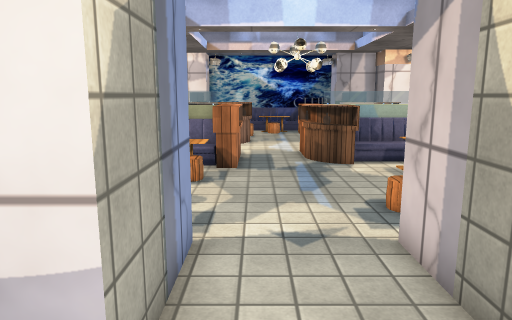
view 1 (above)

23 first-person views from a walk through a scene from a Unity 3-D project. The camera is 1.4 m above the floor, tilts 10° down and sees 70° across. The floor is counted in squares, 0.5 m on a side. Each view is taken from the middle of a square. On the plan, view 1 faces up. The plan holds only what a view shows up to about 20 squares ahead; the rest is blank. Some surface patterns are stand-ins.

view 2
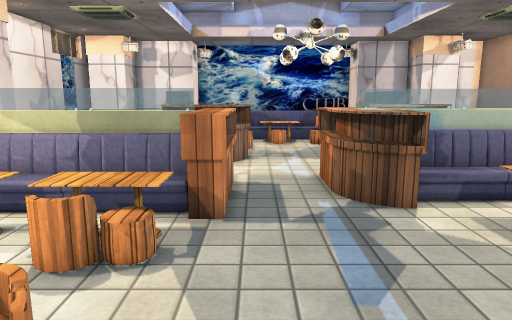

view 3
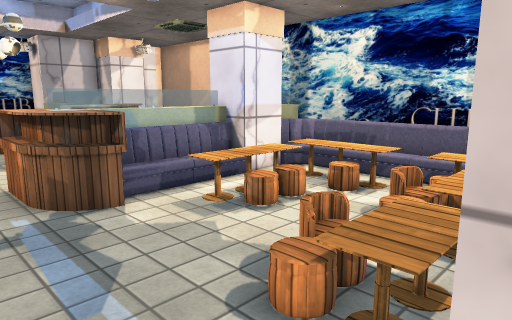

view 4
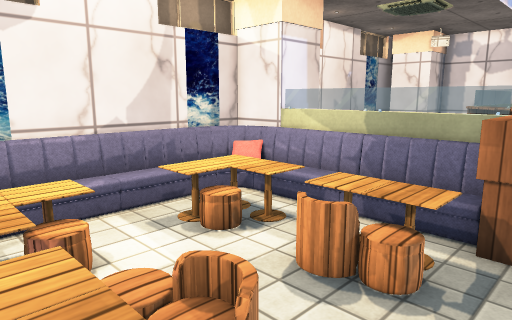

view 5
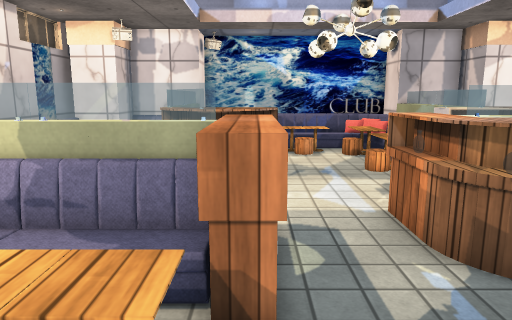

view 6
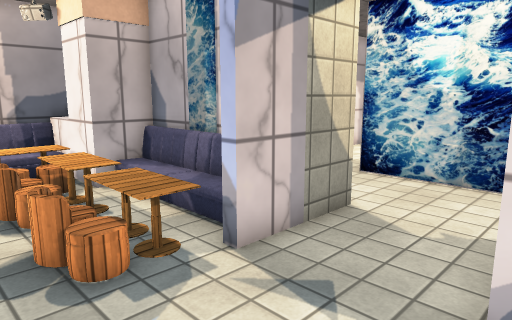

view 7
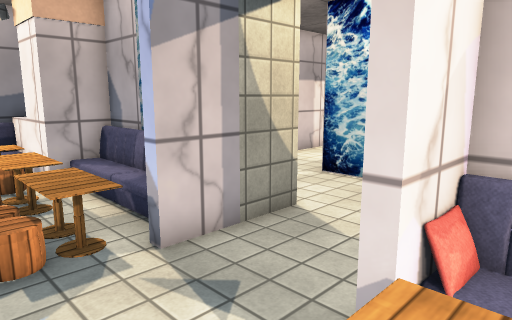

view 8
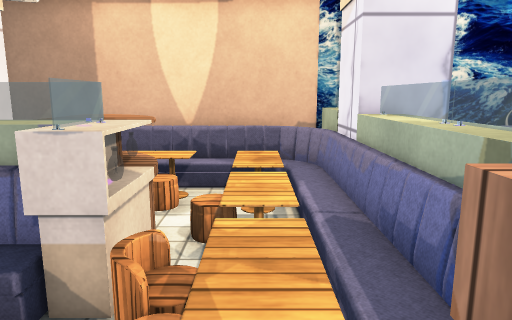

view 9
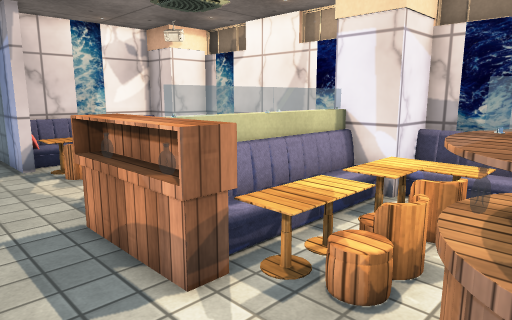

view 10
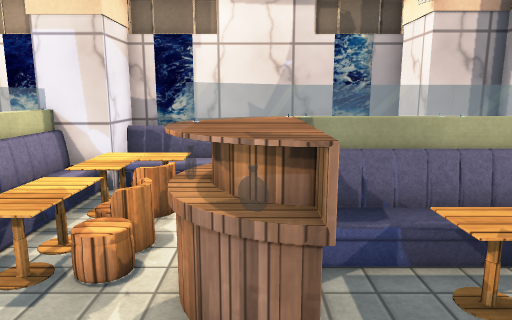

view 11
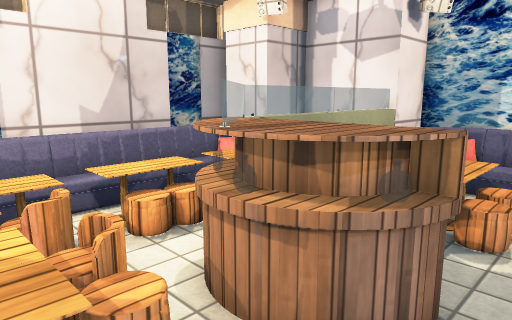

view 12
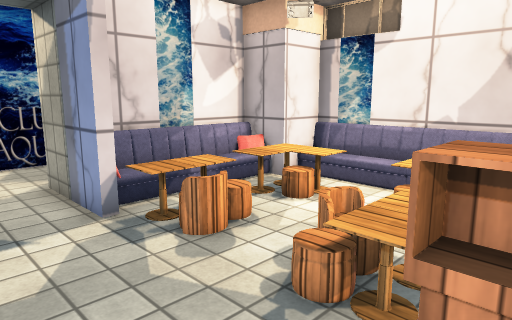

view 13
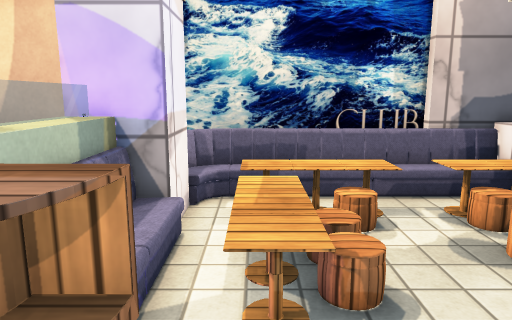

view 14
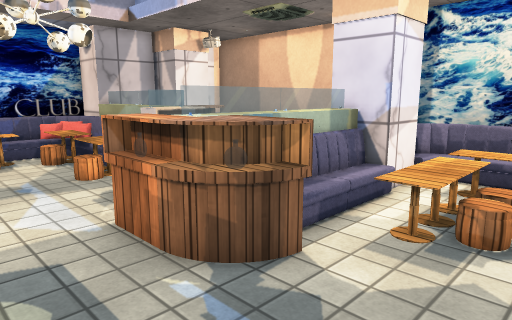

view 15
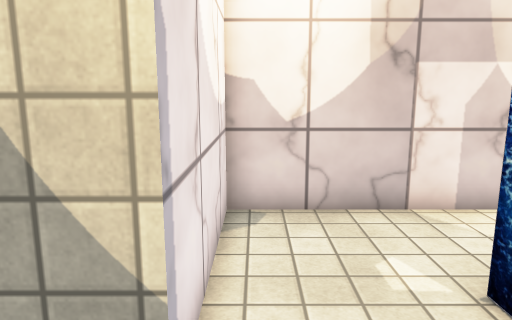

view 16
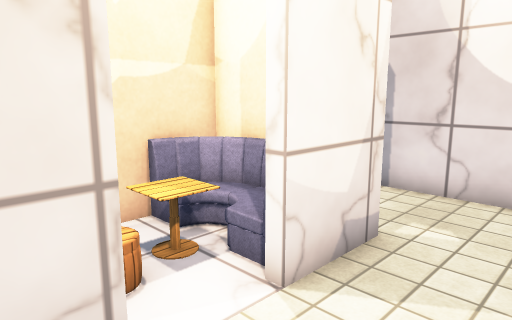

view 17
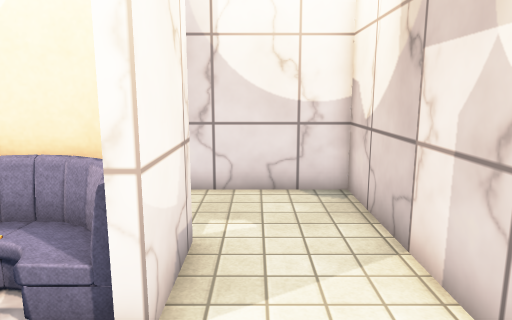

view 18
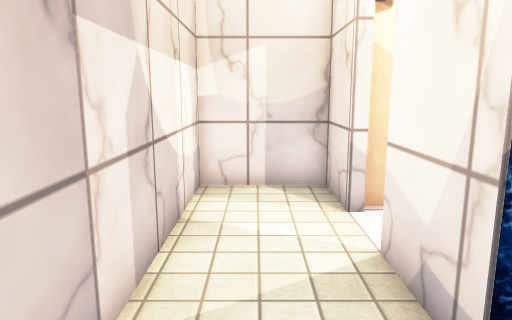

view 19
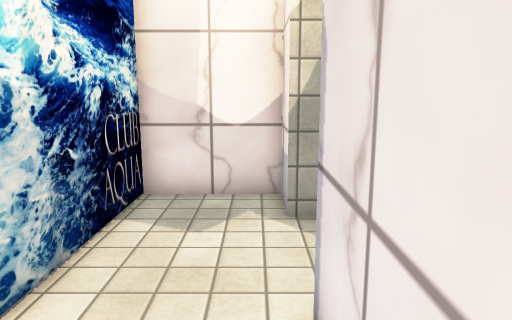

view 20
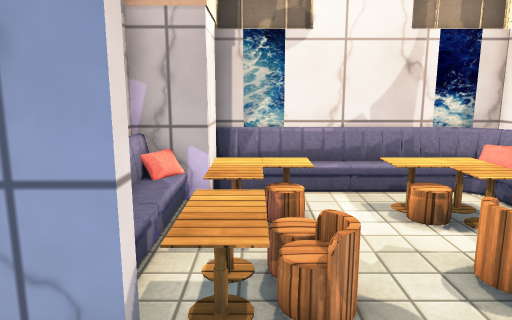

view 21
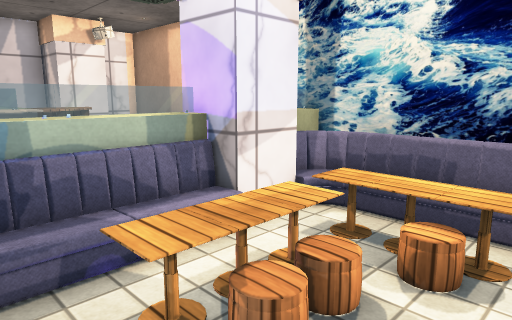

view 22
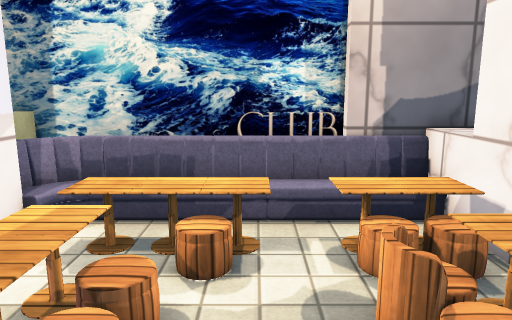

view 23
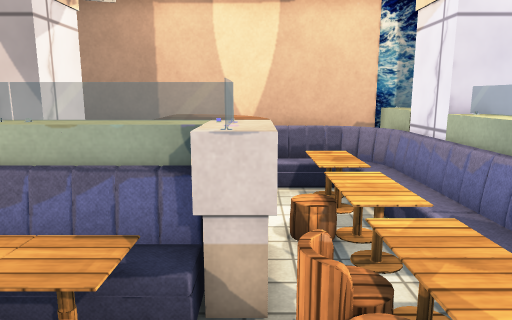

### Floor plan
Key: @ floor where view 1 was taken; # wall or solid block; . main floor; : floor 0.5 m higher than the main floor; + floor 1 m higher than the main floor; v drop or lower ground; O other object.
Columns run from 10 left of view 1 to 14 right of it. Each row starts with its distance up from view 1.
 30       #         #
 29    OOOO   O  .OOOO##  ###
 28  ###O O OOOO.O  OO #    #
 27 ####  O    ...OOO  ###  #
 26 #     OOO ....OOO      O#
 25 #     OOOO....OOO      O#
 24 #     OO......  OOOO    #
 23 #    .OOOOO...OOOOOO O  #
 22 # :::.OOOOO....OOOOOOOO #
 21 #O:OO.OOOO....OO..O.O.O #
 20 #O OOOOO.....OOOv  .OOO #
 19 #      .O...OOOOO  OOO  #
 18 #O#OOOOOOO..OOOOOOOOOOO #
 17 ###:::::OO..OOOOOOO# O  #
 16 ##OOOOOOOO..OOOOOOO###  #
 15 # OOOOOOOO...OO.......: #
 14 # .O.OOOOO......OOOOOv:O#
 13 # .OOOOOO.......OOOOOv: #
 12 # .OO.OOO...........Ov: #
 11 # .OO...............Ov:O#
 10 # ................O...:O#
  9 # .OO..OO.....OO.OO.Ov:v#
  8 # .OOOOOO....OOOOOOO v:##
  7 ###OOOOOO#...O.OOOOO#v:#
  6   OO::::O#...#OOOOO## +#
  5   OOO#OOO#...#OO#OO#   #
  4          #...#  #  #
  3        ###...#######
  2        #...........#
  1        #...........#
  0        #..@........#
 -1        #########...#
 -2           ###O #...#
 -3           #O:: #...#
 -4           OOOOO#...#
 -5           #.OO.....#
 -6              O.....#
 -7               ##...#
 -8                #...#
 -9                #####

Positions as (right, up) in squares from view 1, and headings:
1: (0, 0), facing up
2: (0, 6), facing up
3: (0, 6), facing up-right
4: (0, 7), facing up-left
5: (-1, 10), facing up
6: (-2, 11), facing down-right
7: (-3, 10), facing down-right
8: (1, 20), facing right
9: (2, 22), facing down-left
10: (3, 22), facing left
11: (1, 18), facing up-left
12: (2, 15), facing down-left
13: (2, 14), facing right
14: (-1, 11), facing up-right
15: (0, 2), facing right
16: (8, -8), facing up-left
17: (6, -8), facing up
18: (7, 2), facing down
19: (7, 2), facing left
20: (2, 8), facing left
21: (4, 10), facing up-right
22: (4, 11), facing right
23: (1, 22), facing right
